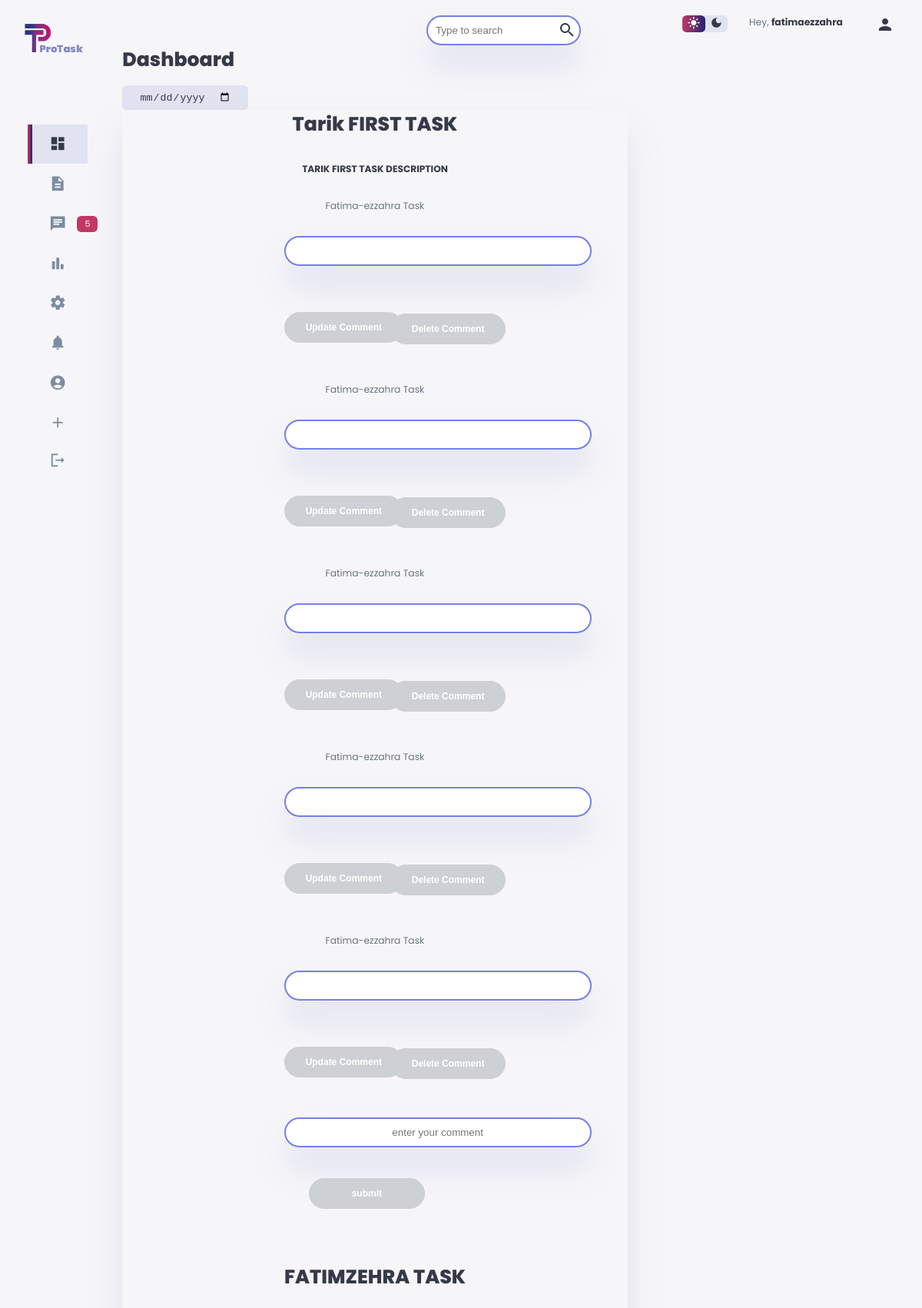
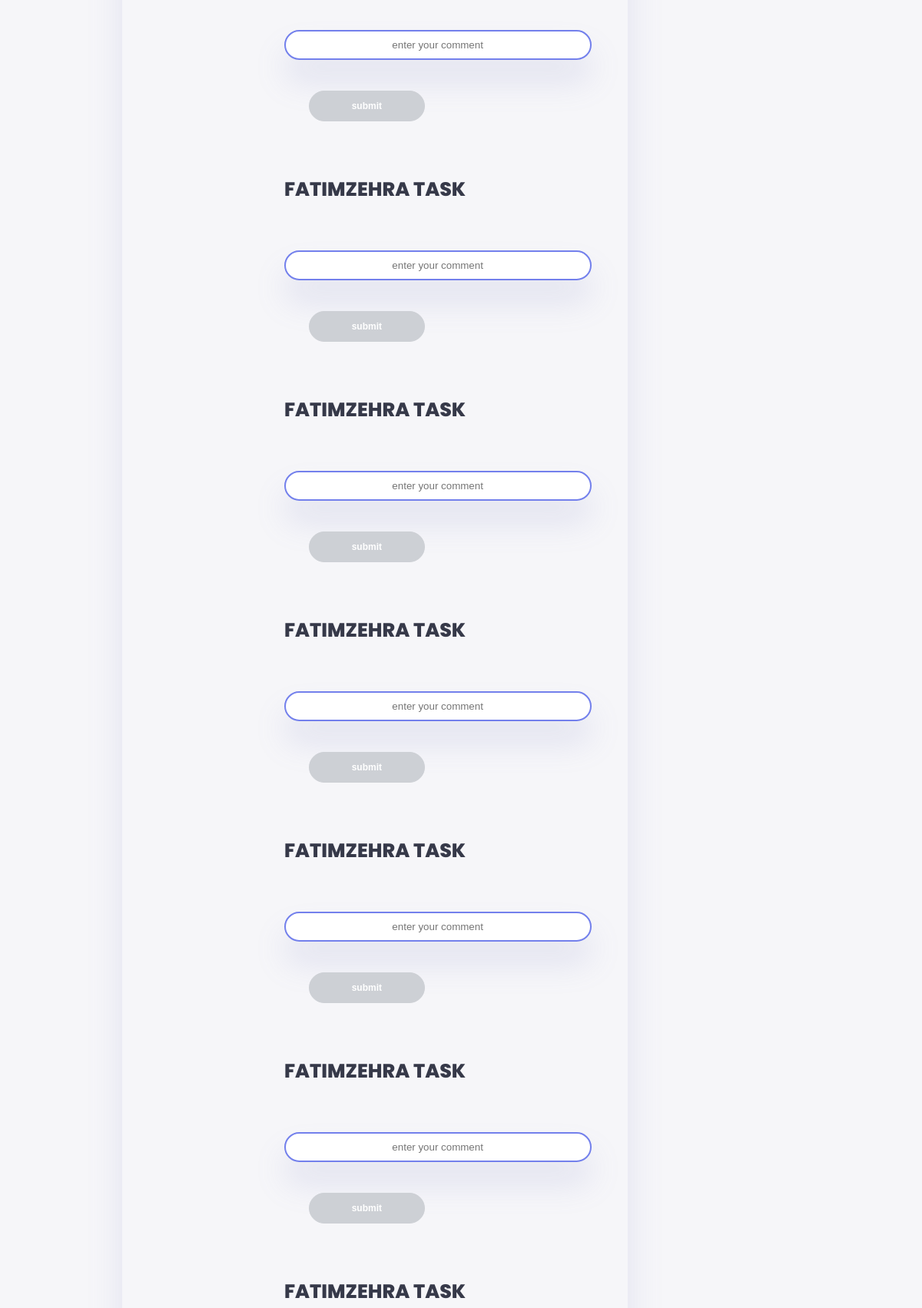
The page /description/2 (signed in, upper part) on the database its author committed (2 pictures, top to bottom).
### website/models.py (models this page shows)
class Task(db.Model):
    id = db.Column(db.Integer(), primary_key=True)
    open_task = db.Column(db.String(20), nullable=False)
    date_created = db.Column(db.DateTime(timezone=True), default=func.now())
    ongoing_task = db.Column(db.String(20), nullable=True)
    task_descriptif = db.Column(db.String(200), nullable=False)
    operator = db.Column(db.Integer, db.ForeignKey(
        "user.id", ondelete="CASCADE"), nullable=False)
    finished = db.relationship(
        "FinishedTask", backref="task", passive_deletes=True)
    comment = db.relationship('Comment', backref='task', passive_deletes=True)

class Comment(db.Model):
    id = db.Column(db.Integer, primary_key=True)
    comment = db.Column(db.String(200), nullable=True)
    date_created = db.Column(db.DateTime(timezone=True),
                             default=func.now(), nullable=False)
    operator = db.Column(db.Integer, db.ForeignKey(
        'user.id', ondelete="CASCADE"))
    task_id = db.Column(db.Integer, db.ForeignKey(
        'task.id', ondelete="CASCADE"))

class User(db.Model, UserMixin):
    id = db.Column(db.Integer(), primary_key=True)
    first_name = db.Column(db.String(20))
    last_name = db.Column(db.String(20))
    job = db.Column(db.String(20))
    username = db.Column(db.String(20), nullable=False, unique=True)
    email = db.Column(db.String(20), nullable=False, unique=True)
    password = db.Column(db.String(100), nullable=False)
    date_created = db.Column(db.DateTime(timezone=True), default=func.now())
    picture = db.Column(db.LargeBinary())
    mimetype = db.Column(db.Text)
    filename = db.Column(db.Text)
    task = db.relationship('Task', backref='user', passive_deletes=True)
    comment = db.relationship('Comment', backref='user', passive_deletes=True)

### website/views.py (the view)
@views.route("/description/<task_id>", methods=["POST", "GET"])
@login_required
def description(task_id):
    tasks = Task.query.all()
    task = Task.query.filter_by(id=task_id).first()
    text_comment = request.form.get('comment')
    if text_comment is not None:
        comment = Comment(comment=text_comment,
                          operator=current_user.id, task_id=task_id)
        db.session.add(comment)
        db.session.commit()
    comments = Comment.query.all()
    return render_template("description.html", user=current_user, tasks=tasks, task=task,  comments=comments)

### website/views.py
class SearchForm(FlaskForm):
    searched = StringField("Searched", validators=[DataRequired()])
    submit = SubmitField("Submit")

### website/__init__.py (called while the page is built)
def create_app():
    app.config['SECRET_KEY'] = "0929653ee74200d1322c11721a9e5f27af2d35901a38c0c1f4a7319cde1d8234"
    app.config["SQLALCHEMY_DATABASE_URI"] = f"sqlite:///{DB_NAME}"
    from .views import views
    from .auth import auth
    from .models import User, Task, FinishedTask, Comment, Search
    app.register_blueprint(views, url_prefix="/")
    app.register_blueprint(auth, url_prefix="/")
    with app.app_context():
        db.init_app(app)
        db.create_all()
    login_manager = LoginManager()
    login_manager.login_view = "auth.login"
    login_manager.init_app(app)
    @login_manager.user_loader
    def load_user(id):
        return User.query.get(int(id))
    return app

### website/views.py (called while the page is built)
@views.context_processor
def base():
    form = SearchForm()
    return dict(form=form)

### website/templates/description.html (shortened to what this page needs)
<!DOCTYPE html>
<html lang="en">
<head>
    <link rel="stylesheet" href="{{url_for('static',filename='style.css')}}">
</head>
<body>
    <div class="container">
        <aside>
            <div class="top">
                <div class="logo">
                    <img src="{{url_for('static',filename='images/logo1.png')}}" alt="Logo" />
                </div>
            </div>
            <div class="sidebar">
                <a href="/dashboard" class="active">
                    <span class="material-icons-sharp"> dashboard </span>
                </a>
                <a href="/description/{{current_user.id}}">
                    <span class="material-icons-sharp">description</span>
                </a>
                <a href="#">
                    <span class="material-icons-sharp">chat</span>
                    <span class="message-count">5</span>
                </a>
                <a href="/projects/{{current_user.username}}">
                    <span class="material-icons-sharp">bar_chart</span>
                </a>
                <a href="#">
                    <span class="material-icons-sharp">settings</span>
                </a>
                <a href="#">
                    <span class="material-icons-sharp">notifications</span>
                </a>
                <a href="/profile/{{current_user.id}}">
                    <span class="material-icons-sharp">account_circle</span>
                </a>
                <a href="/tasks">
                    <span class="material-icons-sharp"> add </span>
                </a>
                <a href="/logout"><span class="material-icons-sharp">logout</span>
                </a>
            </div>
        </aside>
        <main>
            <div class="search-bar">
                <input type="search" placeholder="Type to search">
                <span class="material-icons-sharp">search</span>
            </div>
            <h1>Dashboard</h1>
            <div class="date">
                <input type="date" />
            </div>
            <div class="b-ground">
            {%for t in tasks%}
            <h1 class="secial"> {{t.open_task}}</h1>
            <h3 class="secial">{{t.task_descriptif}}</h3>
            {% for comment in t.comment %}
            <p class="secial"> {{ comment.comment }}</p>
            <form class="comment"action="/update_comment/{{ comment.id }}" method="post">
                <input type="text" name="comment" required>
                <button class="btn-">Update Comment</button>
            </form>
            <form action="/delete_comment/{{ comment.id }}" method="post">
                <button class="btn">Delete Comment</button>
            </form>
            {% endfor %}
            <form class="comment" action="/description/{{t.id}}" method='post'>
                <input type="texte" name="comment" placeholder="enter your comment" required>
                <button class="sub-mit">submit </button>
            </form>
            {%endfor%}
            </div>
        </main>
        <div class="right">
            <div class="top">
                <div class="theme-toggler">
                    <span class="material-icons-sharp active" id='light'> light_mode </span>
                    <span class="material-icons-sharp" id='dark'> dark_mode </span>
                </div>
                <div class="profile">
                    <div class="info">
                        <p>Hey, <b>{{current_user.username}}</b></p>
                    </div>
                    <div class="profile-photo">
                        <span class="material-icons-sharp">person</span>
                    </div>
                </div>
            </div>
        </div>
    </div>
</body>
</html>

### rows shown on the page
Task: open_task "Tarik FIRST TASK", task_descriptif "TARIK FIRST TASK DESCRIPTION"
Comment: comment "Fatima-ezzahra Task"
Comment: comment "Fatima-ezzahra Task"
Comment: comment "Fatima-ezzahra Task"
Comment: comment "Fatima-ezzahra Task"
Comment: comment "Fatima-ezzahra Task"
Task: open_task "FATIMZEHRA TASK"
Task: open_task "FATIMZEHRA TASK"
Task: open_task "FATIMZEHRA TASK"
Task: open_task "FATIMZEHRA TASK"
Task: open_task "FATIMZEHRA TASK"
Task: open_task "FATIMZEHRA TASK"
Task: open_task "FATIMZEHRA TASK"
User: username "fatimaezzahra"
